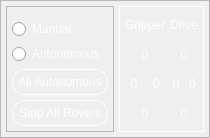
       <widget class="QFrame" name="rover_controls_frame">
        <property name="sizePolicy">
         <sizepolicy hsizetype="Preferred" vsizetype="Fixed">
          <horstretch>0</horstretch>
          <verstretch>0</verstretch>
         </sizepolicy>
        </property>
        <property name="frameShape">
         <enum>QFrame::StyledPanel</enum>
        </property>
        <property name="frameShadow">
         <enum>QFrame::Raised</enum>
        </property>
        <layout class="QHBoxLayout" name="horizontalLayout_4">
         <property name="spacing">
          <number>5</number>
         </property>
         <property name="leftMargin">
          <number>5</number>
         </property>
         <property name="topMargin">
          <number>5</number>
         </property>
         <property name="rightMargin">
          <number>5</number>
         </property>
         <property name="bottomMargin">
          <number>5</number>
         </property>
         <item>
          <widget class="QFrame" name="rover_control_frame">
           <property name="sizePolicy">
            <sizepolicy hsizetype="Preferred" vsizetype="Fixed">
             <horstretch>1</horstretch>
             <verstretch>1</verstretch>
            </sizepolicy>
           </property>
           <property name="frameShape">
            <enum>QFrame::StyledPanel</enum>
           </property>
           <property name="frameShadow">
            <enum>QFrame::Raised</enum>
           </property>
           <layout class="QVBoxLayout" name="verticalLayout_3">
            <property name="spacing">
             <number>5</number>
            </property>
            <property name="leftMargin">
             <number>5</number>
            </property>
            <property name="topMargin">
             <number>5</number>
            </property>
            <property name="rightMargin">
             <number>5</number>
            </property>
            <property name="bottomMargin">
             <number>5</number>
            </property>
            <item>
             <widget class="QLabel" name="rover_control_label">
              <property name="sizePolicy">
               <sizepolicy hsizetype="Preferred" vsizetype="Preferred">
                <horstretch>1</horstretch>
                <verstretch>1</verstretch>
               </sizepolicy>
              </property>
              <property name="font">
               <font>
                <pointsize>-1</pointsize>
               </font>
              </property>
              <property name="styleSheet">
               <string notr="true">color:rgb(255, 255, 255);</string>
              </property>
              <property name="frameShape">
               <enum>QFrame::NoFrame</enum>
              </property>
              <property name="text">
               <string>&lt;html&gt;&lt;head/&gt;&lt;body&gt;&lt;p&gt;&lt;span style=&quot; color:#ffffff;&quot;&gt;Rover Control&lt;/span&gt;&lt;/p&gt;&lt;/body&gt;&lt;/html&gt;</string>
              </property>
              <property name="alignment">
               <set>Qt::AlignCenter</set>
              </property>
             </widget>
            </item>
            <item>
             <widget class="QRadioButton" name="joystick_control_radio_button">
              <property name="sizePolicy">
               <sizepolicy hsizetype="Preferred" vsizetype="Preferred">
                <horstretch>1</horstretch>
                <verstretch>1</verstretch>
               </sizepolicy>
              </property>
              <property name="styleSheet">
               <string notr="true">color: rgb(255, 255, 255);</string>
              </property>
              <property name="text">
               <string>Manual</string>
              </property>
             </widget>
            </item>
            <item>
             <widget class="QRadioButton" name="autonomous_control_radio_button">
              <property name="sizePolicy">
               <sizepolicy hsizetype="Preferred" vsizetype="Preferred">
                <horstretch>1</horstretch>
                <verstretch>1</verstretch>
               </sizepolicy>
              </property>
              <property name="styleSheet">
               <string notr="true">color: rgb(255, 255, 255);</string>
              </property>
              <property name="text">
               <string>Autonomous</string>
              </property>
             </widget>
            </item>
            <item>
             <widget class="QPushButton" name="all_autonomous_button">
              <property name="sizePolicy">
               <sizepolicy hsizetype="Preferred" vsizetype="Preferred">
                <horstretch>1</horstretch>
                <verstretch>1</verstretch>
               </sizepolicy>
              </property>
              <property name="styleSheet">
               <string notr="true">color: rgb(255, 255, 255);
border-color: rgb(255, 255, 255);
border: 1px solid white;
padding: 5px;
border-radius: 12px;
</string>
              </property>
              <property name="text">
               <string>All Autonomous</string>
              </property>
             </widget>
            </item>
            <item>
             <widget class="QPushButton" name="all_stop_button">
              <property name="sizePolicy">
               <sizepolicy hsizetype="Preferred" vsizetype="Preferred">
                <horstretch>1</horstretch>
                <verstretch>1</verstretch>
               </sizepolicy>
              </property>
              <property name="styleSheet">
               <string notr="true">color: rgb(255, 255, 255);
border-color: rgb(255, 255, 255);
border: 1px solid white;
padding: 5px;
border-radius: 12px;
</string>
              </property>
              <property name="text">
               <string>Stop All Rovers</string>
              </property>
             </widget>
            </item>
           </layout>
          </widget>
         </item>
         <item>
          <widget class="QStackedWidget" name="joystick_frame">
           <property name="sizePolicy">
            <sizepolicy hsizetype="Preferred" vsizetype="Preferred">
             <horstretch>1</horstretch>
             <verstretch>1</verstretch>
            </sizepolicy>
           </property>
           <property name="styleSheet">
            <string notr="true">color:rgb(255, 255, 255);</string>
           </property>
           <property name="frameShape">
            <enum>QFrame::Box</enum>
           </property>
           <property name="currentIndex">
            <number>0</number>
           </property>
           <widget class="QWidget" name="joystick_enabled_page">
            <layout class="QGridLayout" name="gridLayout_9">
             <property name="leftMargin">
              <number>5</number>
             </property>
             <property name="topMargin">
              <number>5</number>
             </property>
             <property name="rightMargin">
              <number>5</number>
             </property>
             <property name="bottomMargin">
              <number>5</number>
             </property>
             <property name="spacing">
              <number>5</number>
             </property>
             <item row="2" column="3">
              <widget class="QLabel" name="joy_lcd_drive_right">
               <property name="sizePolicy">
                <sizepolicy hsizetype="Preferred" vsizetype="Preferred">
                 <horstretch>1</horstretch>
                 <verstretch>4</verstretch>
                </sizepolicy>
               </property>
               <property name="styleSheet">
                <string notr="true">color:rgb(255, 255, 255);</string>
               </property>
               <property name="text">
                <string>0</string>
               </property>
               <property name="alignment">
                <set>Qt::AlignCenter</set>
               </property>
              </widget>
             </item>
             <item row="0" column="0" colspan="2">
              <widget class="QLabel" name="gripper_label">
               <property name="sizePolicy">
                <sizepolicy hsizetype="Preferred" vsizetype="Preferred">
                 <horstretch>2</horstretch>
                 <verstretch>4</verstretch>
                </sizepolicy>
               </property>
               <property name="styleSheet">
                <string notr="true">color:rgb(255, 255, 255);</string>
               </property>
               <property name="text">
                <string>Gripper</string>
               </property>
               <property name="alignment">
                <set>Qt::AlignCenter</set>
               </property>
              </widget>
             </item>
             <item row="3" column="2" colspan="2">
              <widget class="QLabel" name="joy_lcd_drive_back">
               <property name="sizePolicy">
                <sizepolicy hsizetype="Preferred" vsizetype="Preferred">
                 <horstretch>2</horstretch>
                 <verstretch>4</verstretch>
                </sizepolicy>
               </property>
               <property name="styleSheet">
                <string notr="true">color:rgb(255, 255, 255);</string>
               </property>
               <property name="text">
                <string>0</string>
               </property>
               <property name="alignment">
                <set>Qt::AlignCenter</set>
               </property>
              </widget>
             </item>
             <item row="0" column="2" colspan="2">
              <widget class="QLabel" name="drive_label">
               <property name="sizePolicy">
                <sizepolicy hsizetype="Preferred" vsizetype="Preferred">
                 <horstretch>2</horstretch>
                 <verstretch>4</verstretch>
                </sizepolicy>
               </property>
               <property name="styleSheet">
                <string notr="true">color:rgb(255, 255, 255);</string>
               </property>
               <property name="text">
                <string>Drive</string>
               </property>
               <property name="alignment">
                <set>Qt::AlignCenter</set>
               </property>
              </widget>
             </item>
             <item row="1" column="2" colspan="2">
              <widget class="QLabel" name="joy_lcd_drive_forward">
               <property name="sizePolicy">
                <sizepolicy hsizetype="Preferred" vsizetype="Preferred">
                 <horstretch>2</horstretch>
                 <verstretch>4</verstretch>
                </sizepolicy>
               </property>
               <property name="styleSheet">
                <string notr="true">color:rgb(255, 255, 255);</string>
               </property>
               <property name="text">
                <string>0</string>
               </property>
               <property name="alignment">
                <set>Qt::AlignCenter</set>
               </property>
              </widget>
             </item>
             <item row="2" column="2">
              <widget class="QLabel" name="joy_lcd_drive_left">
               <property name="sizePolicy">
                <sizepolicy hsizetype="Preferred" vsizetype="Preferred">
                 <horstretch>1</horstretch>
                 <verstretch>4</verstretch>
                </sizepolicy>
               </property>
               <property name="styleSheet">
                <string notr="true">color:rgb(255, 255, 255);</string>
               </property>
               <property name="text">
                <string>0</string>
               </property>
               <property name="alignment">
                <set>Qt::AlignCenter</set>
               </property>
              </widget>
             </item>
             <item row="2" column="0">
              <widget class="QLabel" name="joy_lcd_gripper_close">
               <property name="sizePolicy">
                <sizepolicy hsizetype="Preferred" vsizetype="Preferred">
                 <horstretch>1</horstretch>
                 <verstretch>4</verstretch>
                </sizepolicy>
               </property>
               <property name="styleSheet">
                <string notr="true">color:rgb(255, 255, 255);</string>
               </property>
               <property name="text">
                <string>0</string>
               </property>
               <property name="alignment">
                <set>Qt::AlignCenter</set>
               </property>
              </widget>
             </item>
             <item row="2" column="1">
              <widget class="QLabel" name="joy_lcd_gripper_open">
               <property name="sizePolicy">
                <sizepolicy hsizetype="Preferred" vsizetype="Preferred">
                 <horstretch>1</horstretch>
                 <verstretch>4</verstretch>
                </sizepolicy>
               </property>
               <property name="styleSheet">
                <string notr="true">color:rgb(255, 255, 255);</string>
               </property>
               <property name="text">
                <string>0</string>
               </property>
               <property name="alignment">
                <set>Qt::AlignCenter</set>
               </property>
              </widget>
             </item>
             <item row="3" column="0" colspan="2">
              <widget class="QLabel" name="joy_lcd_gripper_down">
               <property name="sizePolicy">
                <sizepolicy hsizetype="Preferred" vsizetype="Preferred">
                 <horstretch>2</horstretch>
                 <verstretch>4</verstretch>
                </sizepolicy>
               </property>
               <property name="styleSheet">
                <string notr="true">color:rgb(255, 255, 255);</string>
               </property>
               <property name="text">
                <string>0</string>
               </property>
               <property name="alignment">
                <set>Qt::AlignCenter</set>
               </property>
              </widget>
             </item>
             <item row="1" column="0" colspan="2">
              <widget class="QLabel" name="joy_lcd_gripper_up">
               <property name="sizePolicy">
                <sizepolicy hsizetype="Preferred" vsizetype="Preferred">
                 <horstretch>2</horstretch>
                 <verstretch>4</verstretch>
                </sizepolicy>
               </property>
               <property name="styleSheet">
                <string notr="true">color:rgb(255, 255, 255);</string>
               </property>
               <property name="text">
                <string>0</string>
               </property>
               <property name="alignment">
                <set>Qt::AlignCenter</set>
               </property>
              </widget>
             </item>
            </layout>
           </widget>
           <widget class="QWidget" name="joystick_disabled_page">
            <layout class="QGridLayout" name="gridLayout_3">
             <property name="leftMargin">
              <number>1</number>
             </property>
             <property name="topMargin">
              <number>1</number>
             </property>
             <property name="rightMargin">
              <number>1</number>
             </property>
             <property name="bottomMargin">
              <number>1</number>
             </property>
             <property name="spacing">
              <number>1</number>
             </property>
             <item row="0" column="0">
              <widget class="QLabel" name="joystick_disabled_label">
               <property name="font">
                <font>
                 <pointsize>-1</pointsize>
                </font>
               </property>
               <property name="text">
                <string>&lt;html&gt;
&lt;span style=&quot;color:#ffffff;&quot;&gt;
	Autonomous Control&lt;br&gt;Enabled
&lt;/span&gt;
&lt;/html&gt;</string>
               </property>
               <property name="alignment">
                <set>Qt::AlignCenter</set>
               </property>
              </widget>
             </item>
            </layout>
           </widget>
          </widget>
         </item>
        </layout>
       </widget>
